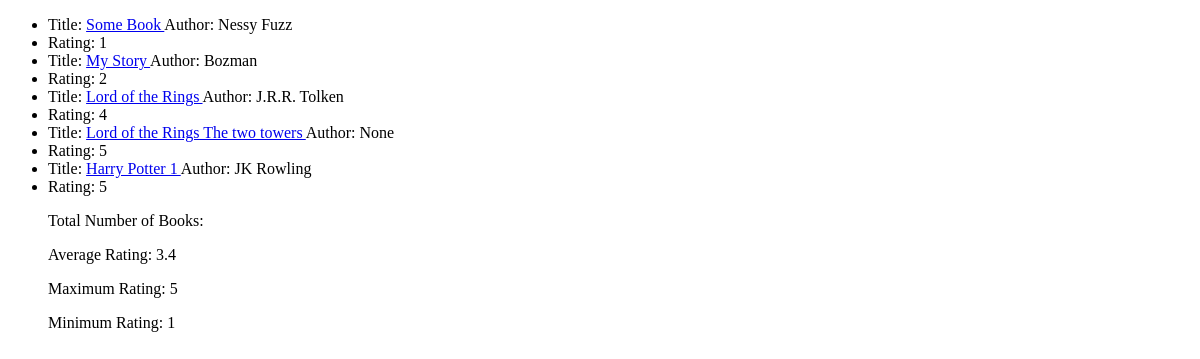
Before: / with the older database file.
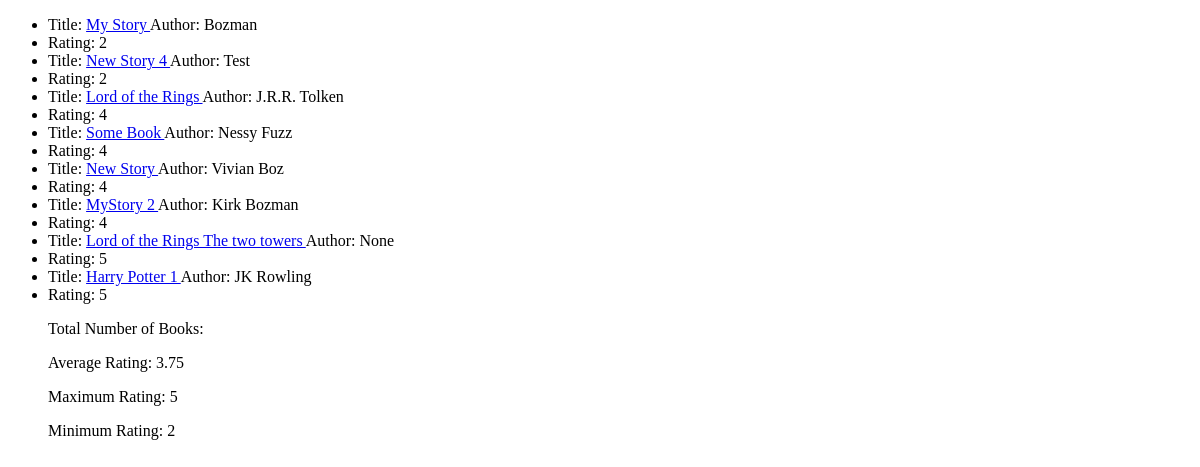
After: the same page with the newer database file.
### book_outlet/models.py (models this page shows, shortened)
class Book(models.Model):
    title = models.CharField(max_length=100)
    rating = models.IntegerField(
        validators=[
             MinValueValidator(1),
             MaxValueValidator(5)
            ])
    author = models.CharField(max_length=100,null=True)
    is_best_selling = models.BooleanField(default=False)
    slug = models.SlugField(default="", blank=True, null=False, db_index=True) #harry-potter-1

### book_outlet/views.py (the view)
# urls.py: path('', views.index),
def index(request):
    books = Book.objects.all().order_by("rating") # this is a query set
    number_of_books = books.count()
    average_rating = books.aggregate( #used to get multiple values from the database
        Avg('rating'),
        Max('rating'),
        Min('rating'))
    max_rating = books.aggregate(Max('rating'))
    return render(request, 'book_outlet/index.html', {
        'books': books,
        "average_rating": average_rating,
    })

### book_outlet/templates/book_outlet/index.html (shortened to what this page needs)
{% extends "book_outlet/base.html" %}
{% block content %}
<ul>
{% for book in books %}
    <li>Title: <a href="book_detail/{{ book.slug}}"> {{ book.title }} </a> Author: {{ book.author }}</li>
    <li>Rating: {{ book.rating }}</li>
{% endfor %}
<p> Total Number of Books: {{ total_number_of_books }} </p>
<p> Average Rating: {{ average_rating.rating__avg }} </p>
<p> Maximum Rating: {{ average_rating.rating__max }} </p>
<p> Minimum Rating: {{ average_rating.rating__min }} </p>
</ul>
{% endblock%}

### book_outlet/templates/book_outlet/base.html (shortened to what this page needs)
<!DOCTYPE html>
<html lang="en">
<head>
</head>
<body>
    {% block content %}
    {% endblock %}
</body>
</html>

Changed rows visible on the page:
added Book: title "New Story 4", author "Test", rating "2"
changed Book "Some Book": rating "1" → "4"; moves down the list
added Book: title "New Story", author "Vivian Boz", rating "4"
added Book: title "MyStory 2", author "Kirk Bozman", rating "4"
Other visible differences:
{{ average_rating.rating__avg }}: "3.4" → "3.75"
{{ average_rating.rating__min }}: "1" → "2"
